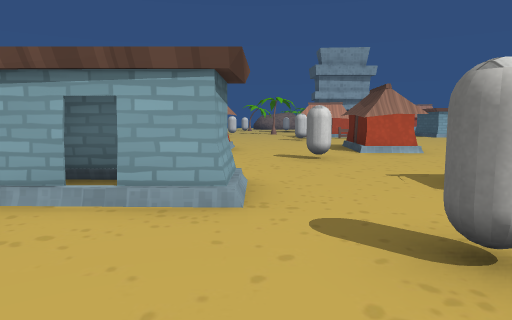
[1] (above)

24 first-person views from a walk through a scene from a Unity 3-D project. The camera is 1.5 m above the floor, tilts 6° down and sees 70° across. The floor is counted in squares, 2 m on a side. Each view is taken from the middle of a square. On the plan, view 1 faces up. The plan holds only what a view shows up to about 11 squares ahead; the rest is blank. The place goes on beyond the plan. Some animated figures are left out. Door leaves are left out, so doorways stand open. Some surface patterns are stand-ins.

[2]
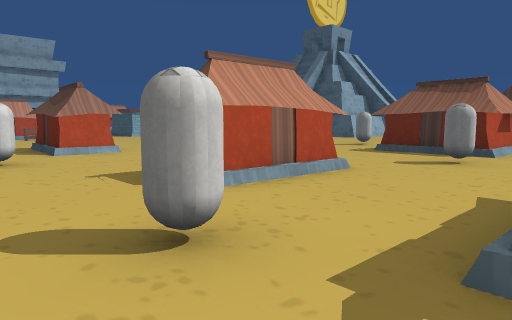

[3]
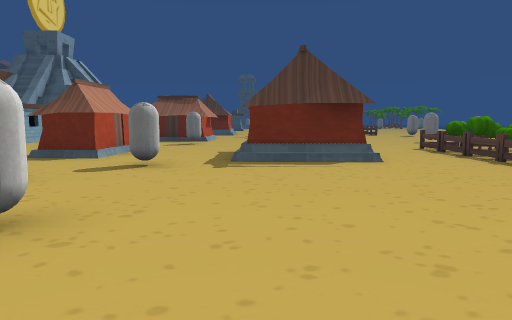

[4]
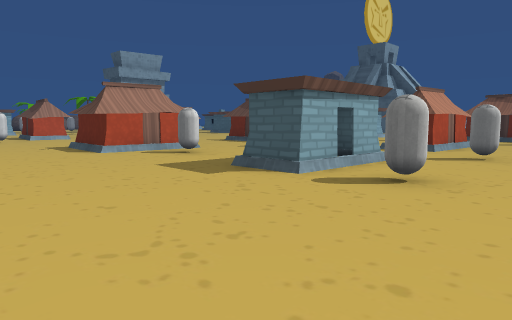

[5]
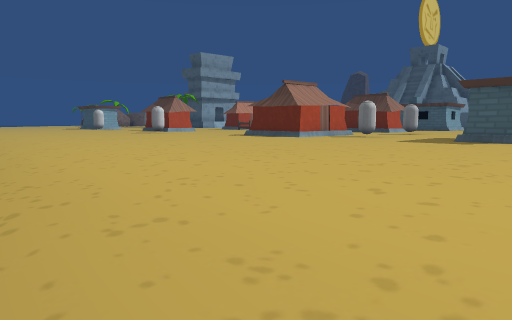

[6]
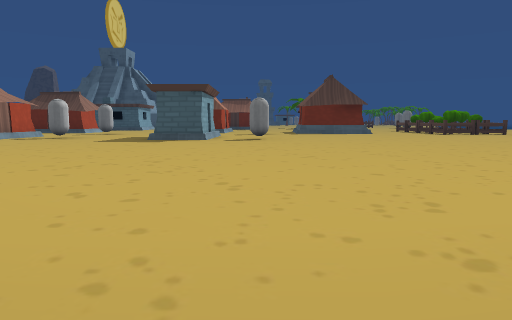

[7]
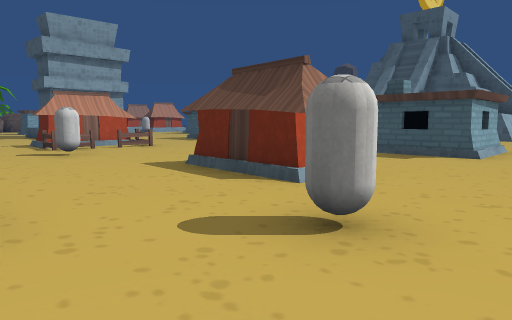

[8]
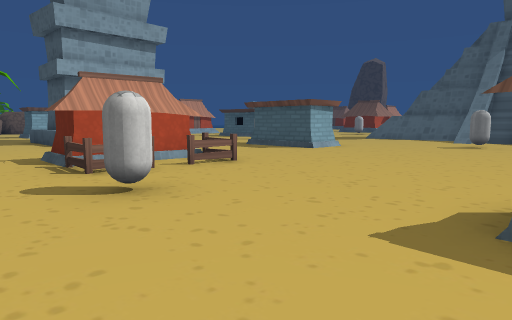

[9]
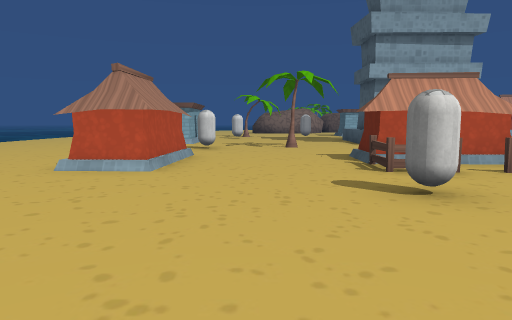

[10]
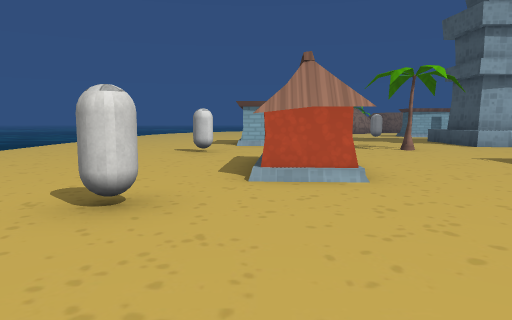

[11]
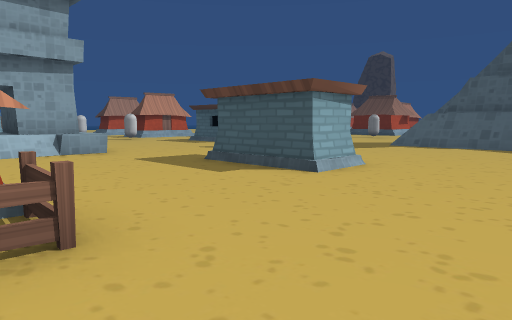

[12]
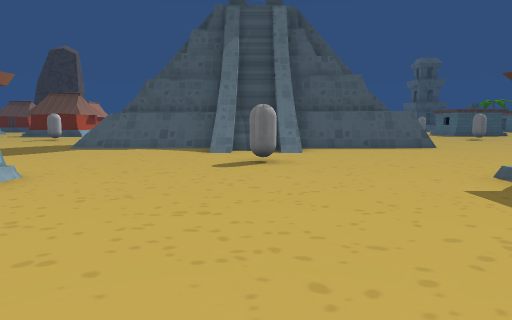

[13]
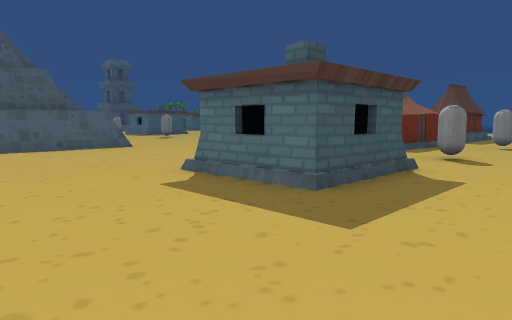

[14]
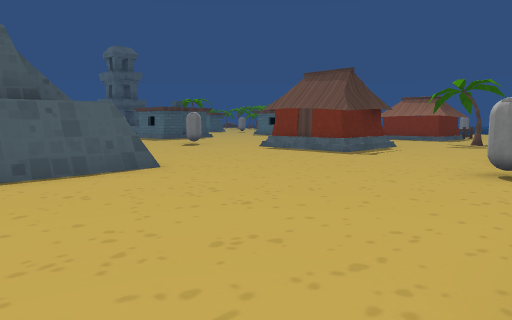

[15]
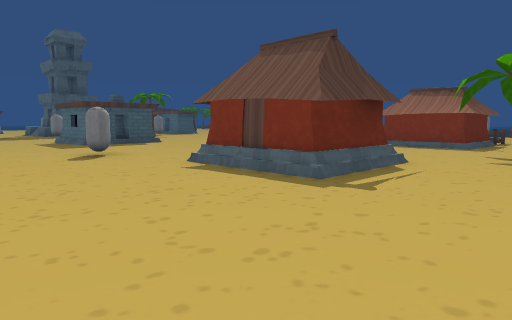

[16]
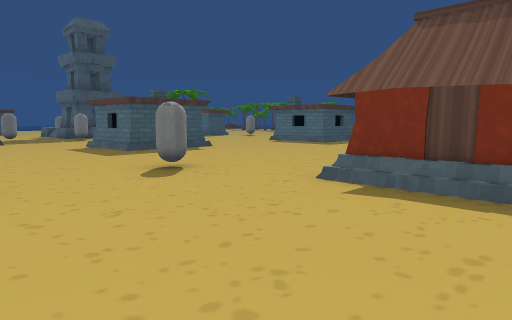

[17]
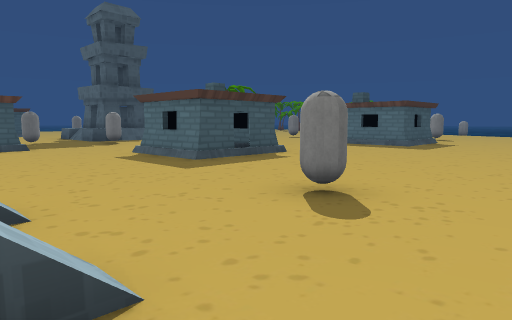

[18]
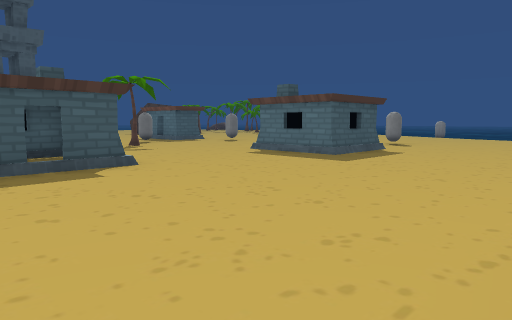

[19]
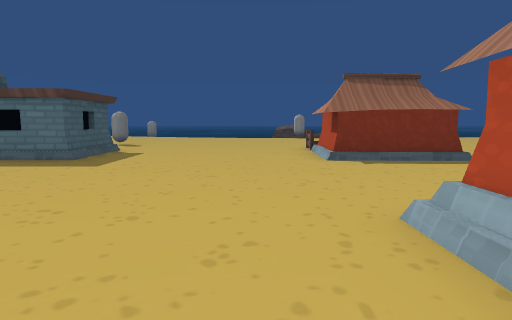

[20]
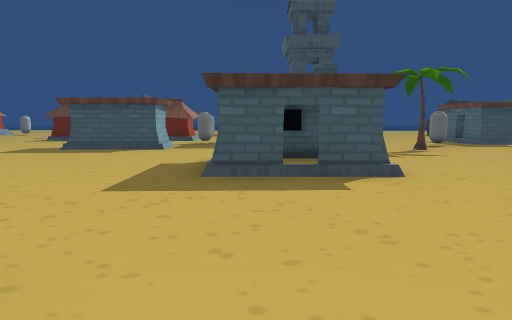

[21]
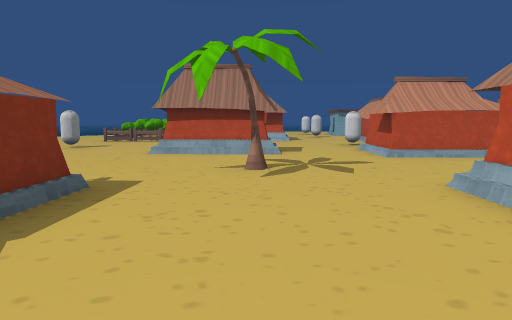

[22]
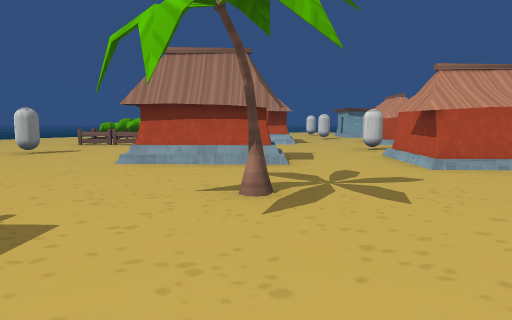

[23]
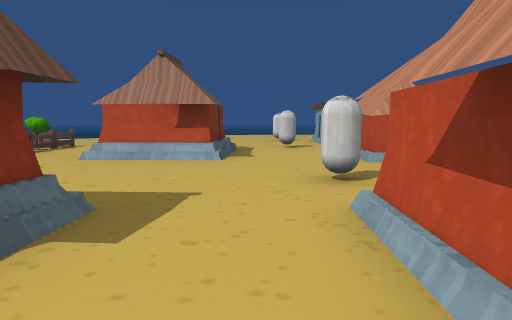

[24]
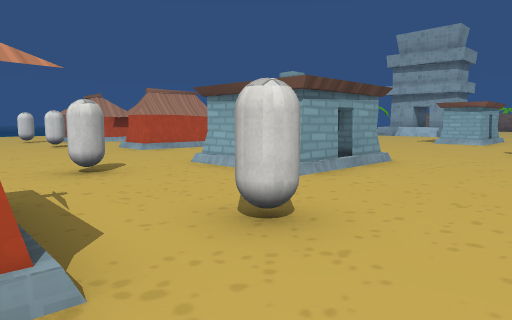

### Floor plan
Key: @ floor where view 1 was taken; # wall or solid block; . main floor; : floor 0.25 m higher than the main floor; - floor 0.25 m lower than the main floor; / step, stairs or slope; D open door; = window, fence, low wall or low ledge; ^ raised ledge; C capsule; F fence; T palm tree.
Columns run from 12 left of view 1 to 30 right of it. Each row starts with its distance up from view 1.
 23   -.. ....  ....^^^^...
 22   -..........T.........
 21    .....C..C.... .....     ..
 20    ............. .....   ....
 19     ..... #...#  ....#  .../#
 18      .... #...####...#D..../#
 17      ....##...F  F........./#
 16       ........FFFF........./#
 15        .C.....C.........../==
 14   -.   .................C..//
 13   -... ...................:##
 12   -....... .................#
 11   -......#  ...##...........#
 10  /-......#  ...##...##D.....#            ..
  9  /.......###...##...##D.....#          ....
  8  /..................##..........#     ...#
  7  /........C..C...........................#
  6  /.................C...C.................##
  5 //.......###=...................C..........
  4 /-.......## #..###...###.../##......###...
  3 /-.......#DD#........###...###......D##
  2 /-........C..C.....C.###...####.....D=#
  1  -..................................###
  0   ..........@.####.......................
 -1     ..........####...##..T...............T.
 -2      .........###...  #....................
 -3        ............   #....###.....###....
 -4          .......... .......###.....#
 -5           .. FF#FF.......    #.....#

Positions as (right, up) in squares from view 1, and headings:
1: (0, 0), facing up
2: (0, 0), facing up-right
3: (-5, 0), facing right
4: (-7, 0), facing up-right
5: (-12, 2), facing up-right
6: (-12, 2), facing right
7: (-1, 6), facing up-right
8: (0, 11), facing up-right
9: (0, 11), facing up
10: (-3, 12), facing up
11: (4, 14), facing up-right
12: (5, 14), facing right
13: (5, 14), facing down-right
14: (10, 12), facing down-right
15: (12, 8), facing down-right
16: (15, 8), facing down-right
17: (18, 8), facing down-right
18: (18, 4), facing down-right
19: (19, 4), facing down
20: (19, 3), facing right
21: (19, -1), facing left
22: (17, -1), facing left
23: (12, 1), facing left
24: (13, 4), facing up-left
